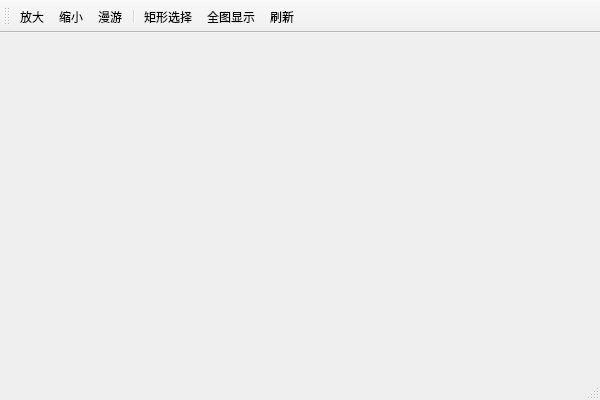
<?xml version="1.0" encoding="UTF-8"?>
<ui version="4.0">
 <class>MainWindowClass</class>
 <widget class="QMainWindow" name="MainWindowClass">
  <property name="geometry">
   <rect>
    <x>0</x>
    <y>0</y>
    <width>600</width>
    <height>400</height>
   </rect>
  </property>
  <property name="windowTitle">
   <string>UseKernelDemo</string>
  </property>
  <widget class="QWidget" name="centralWidget">
   <layout class="QGridLayout" name="gridLayout"/>
  </widget>
  <widget class="QMenuBar" name="menuBar">
   <property name="geometry">
    <rect>
     <x>0</x>
     <y>0</y>
     <width>600</width>
     <height>23</height>
    </rect>
   </property>
  </widget>
  <widget class="QToolBar" name="mainToolBar">
   <attribute name="toolBarArea">
    <enum>TopToolBarArea</enum>
   </attribute>
   <attribute name="toolBarBreak">
    <bool>false</bool>
   </attribute>
   <addaction name="actionViewin"/>
   <addaction name="actionViewout"/>
   <addaction name="actionMappan"/>
   <addaction name="separator"/>
   <addaction name="actionSelectByEnvelope"/>
   <addaction name="actionFullView"/>
   <addaction name="actionUpdate"/>
  </widget>
  <widget class="QStatusBar" name="statusBar">
   <property name="enabled">
    <bool>false</bool>
   </property>
  </widget>
  <action name="actionViewin">
   <property name="text">
    <string>放大</string>
   </property>
   <property name="toolTip">
    <string>放大</string>
   </property>
  </action>
  <action name="actionViewout">
   <property name="text">
    <string>缩小</string>
   </property>
   <property name="toolTip">
    <string>缩小</string>
   </property>
  </action>
  <action name="actionMappan">
   <property name="text">
    <string>漫游</string>
   </property>
   <property name="toolTip">
    <string>漫游</string>
   </property>
  </action>
  <action name="actionSelectByEnvelope">
   <property name="text">
    <string>矩形选择</string>
   </property>
   <property name="toolTip">
    <string>矩形选择</string>
   </property>
  </action>
  <action name="actionFullView">
   <property name="text">
    <string>全图显示</string>
   </property>
   <property name="toolTip">
    <string>全图显示</string>
   </property>
  </action>
  <action name="actionUpdate">
   <property name="text">
    <string>刷新</string>
   </property>
   <property name="toolTip">
    <string>刷新</string>
   </property>
  </action>
 </widget>
 <layoutdefault spacing="6" margin="11"/>
 <resources>
  <include location="mainwindow.qrc"/>
 </resources>
 <connections/>
</ui>
